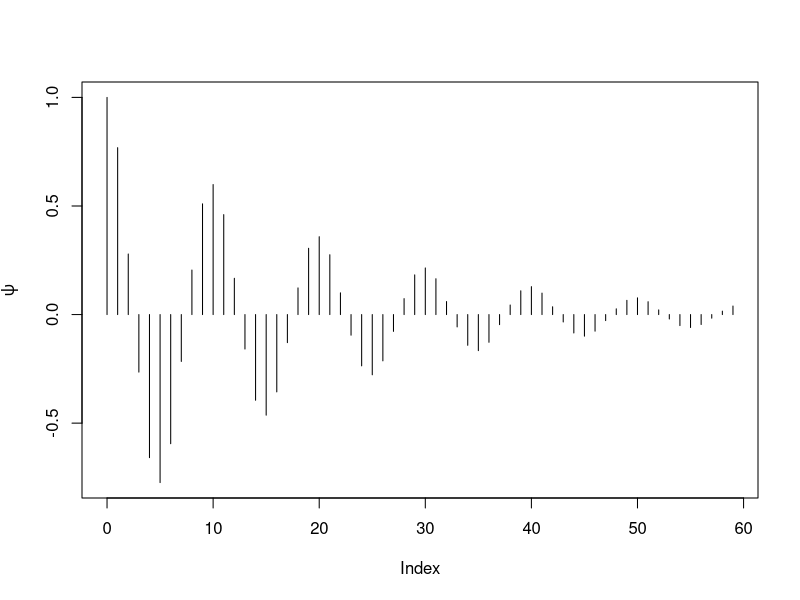
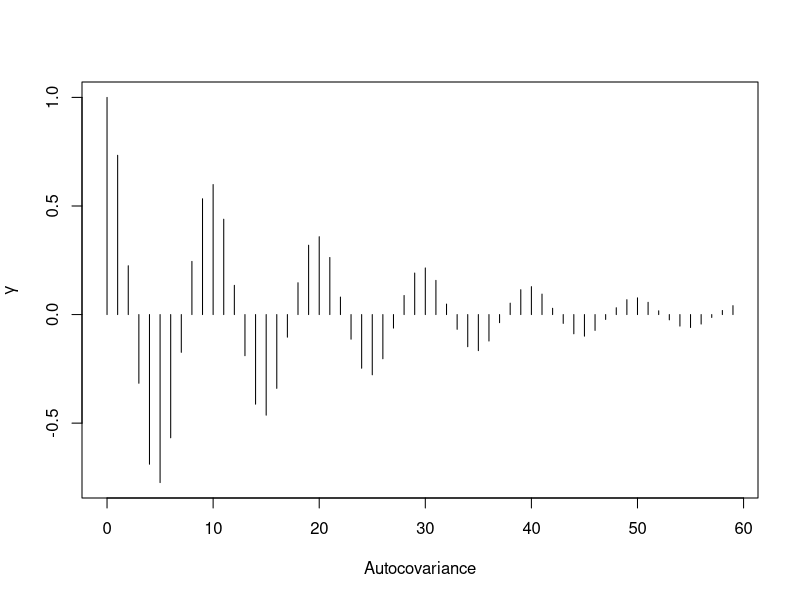

Reproduce these figures in R, in order.
## ---- chunk 1
knitr::opts_knit$set(root.dir = 'C:/Users/neide/OneDrive/Documents/GitHub/BEwebinar/Data')
## ---- chunk 2
rho <- .95
omega <- pi/5
lag <- 60
psi <- (rho^(seq(1,lag)-1))*cos((seq(1,lag)-1)*omega)
plot(ts(psi,start=0),type="h",xlab="Index",ylab=expression(psi))
## ---- chunk 3
const1 <- 1/(1-rho^2) + (1 - rho^2*cos(2*omega))/(1 - 2*rho^2*cos(2*omega) + rho^4)
const2 <- rho^2*sin(2*omega)/(1 - 2*rho^2*cos(2*omega) + rho^4)
gamma <- .5*(rho^(seq(1,lag)-1))*(cos((seq(1,lag)-1)*omega)*const1 - sin((seq(1,lag)-1)*omega)*const2)
gamma <- gamma/(const1/2)
plot(ts(gamma,start=0),type="h",xlab="Autocovariance",ylab=expression(gamma))
